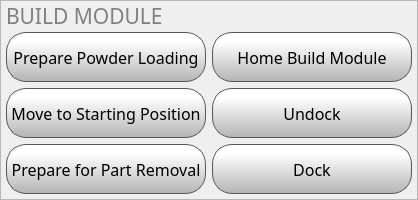
          <widget class="QFrame" name="buildModuleAutomationFrame">
           <property name="maximumSize">
            <size>
             <width>16777215</width>
             <height>200</height>
            </size>
           </property>
           <property name="frameShape">
            <enum>QFrame::StyledPanel</enum>
           </property>
           <property name="frameShadow">
            <enum>QFrame::Raised</enum>
           </property>
           <layout class="QGridLayout" name="gridLayout_2">
            <property name="leftMargin">
             <number>5</number>
            </property>
            <property name="topMargin">
             <number>5</number>
            </property>
            <property name="rightMargin">
             <number>5</number>
            </property>
            <property name="bottomMargin">
             <number>5</number>
            </property>
            <property name="horizontalSpacing">
             <number>6</number>
            </property>
            <item row="3" column="0">
             <widget class="QPushButton" name="prepareForPartRemovalButton">
              <property name="minimumSize">
               <size>
                <width>200</width>
                <height>50</height>
               </size>
              </property>
              <property name="maximumSize">
               <size>
                <width>350</width>
                <height>50</height>
               </size>
              </property>
              <property name="font">
               <font>
                <family>Gotham</family>
                <pointsize>12</pointsize>
               </font>
              </property>
              <property name="styleSheet">
               <string notr="true">QPushButton {
    border: 1px solid rgb(87, 87, 87);

	background-color: qlineargradient(spread:pad, x1:0, y1:1, x2:0, y2:0.188, stop:0 rgba(180, 180, 180, 255), stop:1 rgba(255, 255, 255, 255));
border-radius:20px;
}

QPushButton:pressed {
    background-color: qlineargradient(x1: 0, y1: 0, x2: 0, y2: 1,
                                      stop: 0 #dadbde, stop: 1 #f6f7fa);
}

QPushButton:flat {
    border: none; /* no border for a flat push button */
}

QPushButton:default {
    border-color: navy; /* make the default button prominent */
}

QPushButton:focus {
	outline: none;
}</string>
              </property>
              <property name="text">
               <string>Prepare for Part Removal</string>
              </property>
              <property name="iconSize">
               <size>
                <width>20</width>
                <height>20</height>
               </size>
              </property>
             </widget>
            </item>
            <item row="2" column="1">
             <widget class="QPushButton" name="undockButton">
              <property name="minimumSize">
               <size>
                <width>200</width>
                <height>50</height>
               </size>
              </property>
              <property name="maximumSize">
               <size>
                <width>500</width>
                <height>50</height>
               </size>
              </property>
              <property name="font">
               <font>
                <family>Gotham</family>
                <pointsize>12</pointsize>
               </font>
              </property>
              <property name="styleSheet">
               <string notr="true">QPushButton {
    border: 1px solid rgb(87, 87, 87);

	background-color: qlineargradient(spread:pad, x1:0, y1:1, x2:0, y2:0.188, stop:0 rgba(180, 180, 180, 255), stop:1 rgba(255, 255, 255, 255));
border-radius:20px;
}

QPushButton:pressed {
    background-color: qlineargradient(x1: 0, y1: 0, x2: 0, y2: 1,
                                      stop: 0 #dadbde, stop: 1 #f6f7fa);
}

QPushButton:flat {
    border: none; /* no border for a flat push button */
}

QPushButton:default {
    border-color: navy; /* make the default button prominent */
}

QPushButton:focus {
	outline: none;
}</string>
              </property>
              <property name="text">
               <string>Undock</string>
              </property>
              <property name="iconSize">
               <size>
                <width>20</width>
                <height>20</height>
               </size>
              </property>
             </widget>
            </item>
            <item row="1" column="1">
             <widget class="QPushButton" name="homeBuildModuleButton">
              <property name="minimumSize">
               <size>
                <width>200</width>
                <height>50</height>
               </size>
              </property>
              <property name="maximumSize">
               <size>
                <width>350</width>
                <height>50</height>
               </size>
              </property>
              <property name="font">
               <font>
                <family>Gotham</family>
                <pointsize>12</pointsize>
               </font>
              </property>
              <property name="styleSheet">
               <string notr="true">QPushButton {
    border: 1px solid rgb(87, 87, 87);

	background-color: qlineargradient(spread:pad, x1:0, y1:1, x2:0, y2:0.188, stop:0 rgba(180, 180, 180, 255), stop:1 rgba(255, 255, 255, 255));
border-radius:20px;
}

QPushButton:pressed {
    background-color: qlineargradient(x1: 0, y1: 0, x2: 0, y2: 1,
                                      stop: 0 #dadbde, stop: 1 #f6f7fa);
}

QPushButton:flat {
    border: none; /* no border for a flat push button */
}

QPushButton:default {
    border-color: navy; /* make the default button prominent */
}

QPushButton:focus {
	outline: none;
}</string>
              </property>
              <property name="text">
               <string>Home Build Module</string>
              </property>
              <property name="iconSize">
               <size>
                <width>20</width>
                <height>20</height>
               </size>
              </property>
             </widget>
            </item>
            <item row="1" column="0">
             <widget class="QPushButton" name="preparePowderLoadingButton">
              <property name="minimumSize">
               <size>
                <width>200</width>
                <height>50</height>
               </size>
              </property>
              <property name="maximumSize">
               <size>
                <width>500</width>
                <height>50</height>
               </size>
              </property>
              <property name="font">
               <font>
                <family>Gotham</family>
                <pointsize>12</pointsize>
               </font>
              </property>
              <property name="styleSheet">
               <string notr="true">QPushButton {
    border: 1px solid rgb(87, 87, 87);

	background-color: qlineargradient(spread:pad, x1:0, y1:1, x2:0, y2:0.188, stop:0 rgba(180, 180, 180, 255), stop:1 rgba(255, 255, 255, 255));
border-radius:20px;
}

QPushButton:pressed {
    background-color: qlineargradient(x1: 0, y1: 0, x2: 0, y2: 1,
                                      stop: 0 #dadbde, stop: 1 #f6f7fa);
}

QPushButton:flat {
    border: none; /* no border for a flat push button */
}

QPushButton:default {
    border-color: navy; /* make the default button prominent */
}

QPushButton:focus {
	outline: none;
}</string>
              </property>
              <property name="text">
               <string>Prepare Powder Loading</string>
              </property>
              <property name="iconSize">
               <size>
                <width>20</width>
                <height>20</height>
               </size>
              </property>
             </widget>
            </item>
            <item row="2" column="0">
             <widget class="QPushButton" name="moveToStartingPositionButton">
              <property name="minimumSize">
               <size>
                <width>200</width>
                <height>50</height>
               </size>
              </property>
              <property name="maximumSize">
               <size>
                <width>500</width>
                <height>50</height>
               </size>
              </property>
              <property name="font">
               <font>
                <family>Gotham</family>
                <pointsize>12</pointsize>
               </font>
              </property>
              <property name="styleSheet">
               <string notr="true">QPushButton {
    border: 1px solid rgb(87, 87, 87);

	background-color: qlineargradient(spread:pad, x1:0, y1:1, x2:0, y2:0.188, stop:0 rgba(180, 180, 180, 255), stop:1 rgba(255, 255, 255, 255));
border-radius:20px;
}

QPushButton:pressed {
    background-color: qlineargradient(x1: 0, y1: 0, x2: 0, y2: 1,
                                      stop: 0 #dadbde, stop: 1 #f6f7fa);
}

QPushButton:flat {
    border: none; /* no border for a flat push button */
}

QPushButton:default {
    border-color: navy; /* make the default button prominent */
}

QPushButton:focus {
	outline: none;
}</string>
              </property>
              <property name="text">
               <string>Move to Starting Position</string>
              </property>
              <property name="iconSize">
               <size>
                <width>20</width>
                <height>20</height>
               </size>
              </property>
             </widget>
            </item>
            <item row="3" column="1">
             <widget class="QPushButton" name="dockButton">
              <property name="minimumSize">
               <size>
                <width>200</width>
                <height>50</height>
               </size>
              </property>
              <property name="maximumSize">
               <size>
                <width>500</width>
                <height>50</height>
               </size>
              </property>
              <property name="font">
               <font>
                <family>Gotham</family>
                <pointsize>12</pointsize>
               </font>
              </property>
              <property name="styleSheet">
               <string notr="true">QPushButton {
    border: 1px solid rgb(87, 87, 87);

	background-color: qlineargradient(spread:pad, x1:0, y1:1, x2:0, y2:0.188, stop:0 rgba(180, 180, 180, 255), stop:1 rgba(255, 255, 255, 255));
border-radius:20px;
}

QPushButton:pressed {
    background-color: qlineargradient(x1: 0, y1: 0, x2: 0, y2: 1,
                                      stop: 0 #dadbde, stop: 1 #f6f7fa);
}

QPushButton:flat {
    border: none; /* no border for a flat push button */
}

QPushButton:default {
    border-color: navy; /* make the default button prominent */
}

QPushButton:focus {
	outline: none;
}</string>
              </property>
              <property name="text">
               <string>Dock</string>
              </property>
              <property name="iconSize">
               <size>
                <width>20</width>
                <height>20</height>
               </size>
              </property>
             </widget>
            </item>
            <item row="0" column="0">
             <widget class="QLabel" name="fileInfoLabel_2">
              <property name="maximumSize">
               <size>
                <width>16777215</width>
                <height>20</height>
               </size>
              </property>
              <property name="font">
               <font>
                <family>Gotham</family>
                <pointsize>16</pointsize>
                <weight>50</weight>
                <bold>false</bold>
               </font>
              </property>
              <property name="styleSheet">
               <string notr="true">color:  grey;</string>
              </property>
              <property name="text">
               <string>BUILD MODULE</string>
              </property>
             </widget>
            </item>
           </layout>
          </widget>
